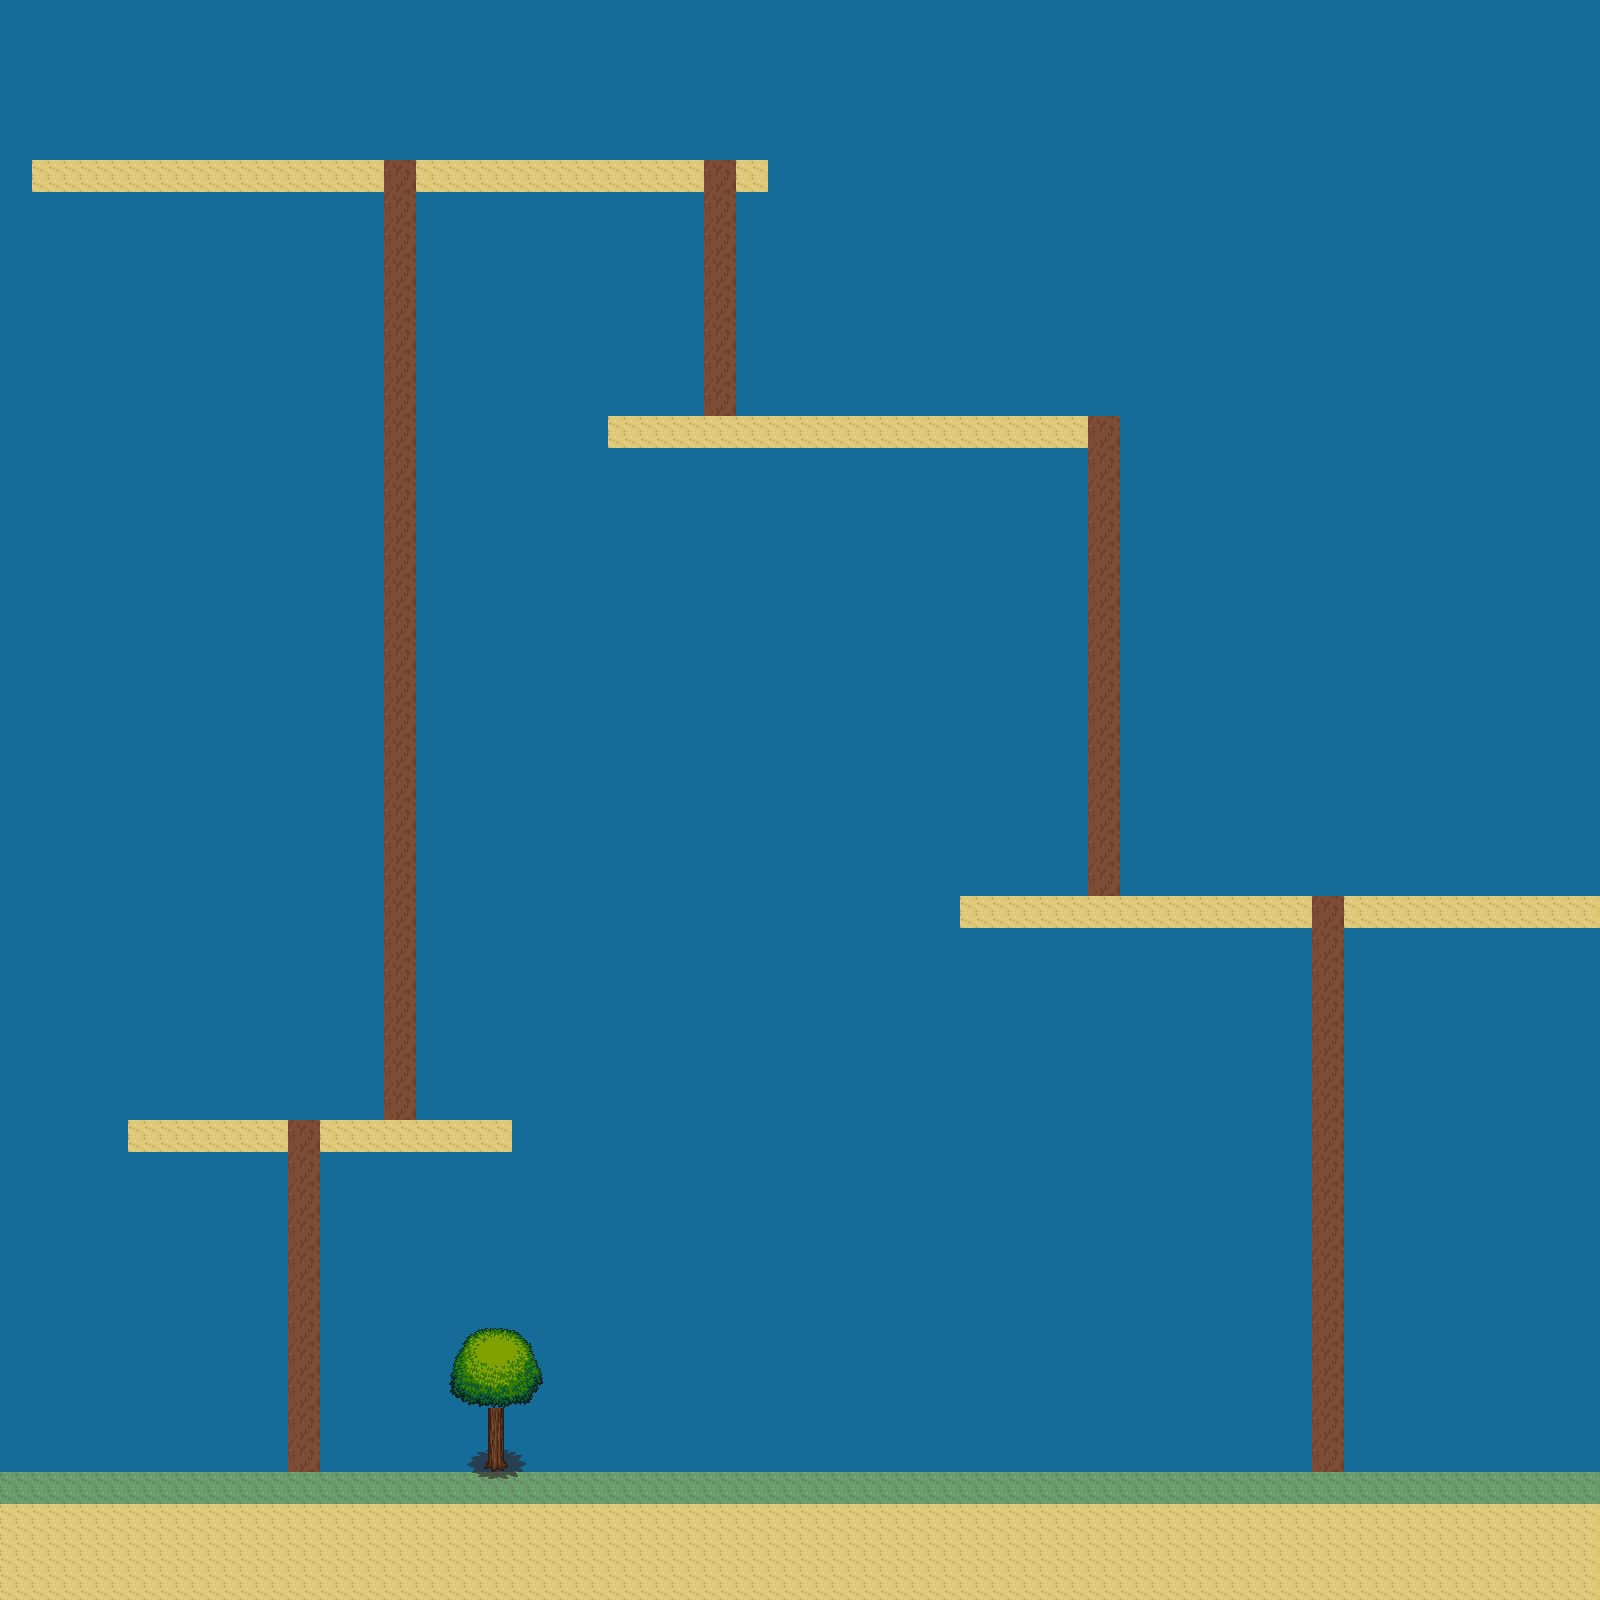

Tiled map render using the project's own tile images. Description and the map definition, with tile-layer contents summarised, below:
An orthogonal 50x50 tile map with 32x32 px tiles, 4 tile layers (sky, scale, plateforme, tree), 1 hidden layer not drawn, 6 tilesets.

<map version="1.0" tiledversion="1.0.3" orientation="orthogonal" renderorder="right-down" width="50" height="50" tilewidth="32" tileheight="32" nextobjectid="16">
 <tileset firstgid="1" name="greengrass" tilewidth="32" tileheight="32" tilecount="112" columns="14">
  <image source="tuiles/greengrass.png" trans="ff00ff" width="448" height="272" />
 </tileset>
 <tileset firstgid="113" name="echelle" tilewidth="32" tileheight="32" tilecount="108" columns="12">
  <image source="tuiles/mountains.png" trans="ff00ff" width="384" height="288" />
 </tileset>
 <tileset firstgid="221" name="sky" tilewidth="32" tileheight="32" tilecount="15" columns="3">
  <image source="tuiles/waterfall.png" trans="ff00ff" width="96" height="160" />
 </tileset>
 <tileset firstgid="236" name="trunk" tilewidth="32" tileheight="32" tilecount="18" columns="6">
  <image source="tuiles/trunk.png" trans="ff00ff" width="192" height="96" />
 </tileset>
 <tileset firstgid="254" name="treetop" tilewidth="32" tileheight="32" tilecount="42" columns="6">
  <image source="tuiles/treetop.png" trans="ff00ff" width="192" height="224" />
 </tileset>
 <tileset firstgid="296" name="borders" tilewidth="32" tileheight="32" tilecount="25" columns="5">
  <image source="tuiles/logic.png" trans="ff00ff" width="160" height="160" />
 </tileset>
 <layer name="borders" width="50" height="50" visible="0">
  <data>[2500 cells, 145 non-empty, 6 distinct tile ids]</data>
 </layer>
 <layer name="sky" width="50" height="50">
  <data>[2500 cells, 2500 non-empty, 1 distinct tile ids]</data>
 </layer>
 <layer name="scale" width="50" height="50">
  <data>[2500 cells, 91 non-empty, 3 distinct tile ids]</data>
 </layer>
 <layer name="plateforme" width="50" height="50">
  <data>[2500 cells, 266 non-empty, 2 distinct tile ids]</data>
 </layer>
 <layer name="tree" width="50" height="50">
  <data>[2500 cells, 18 non-empty, 18 distinct tile ids]</data>
 </layer>
</map>
